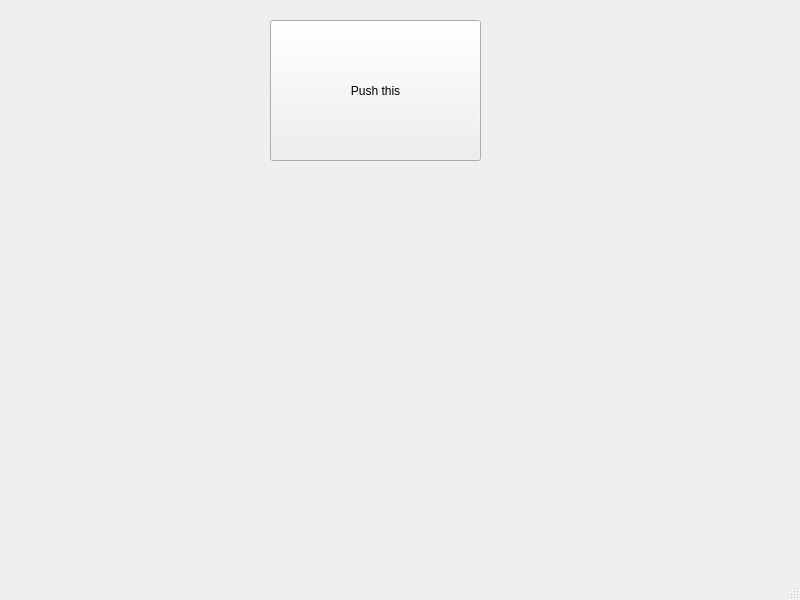
<?xml version="1.0" encoding="UTF-8"?>
<ui version="4.0">
 <class>MainWindow</class>
 <widget class="QMainWindow" name="MainWindow">
  <property name="geometry">
   <rect>
    <x>0</x>
    <y>0</y>
    <width>800</width>
    <height>600</height>
   </rect>
  </property>
  <property name="windowTitle">
   <string>MainWindow</string>
  </property>
  <widget class="QWidget" name="centralwidget">
   <widget class="QPushButton" name="Test_button">
    <property name="geometry">
     <rect>
      <x>270</x>
      <y>20</y>
      <width>211</width>
      <height>141</height>
     </rect>
    </property>
    <property name="text">
     <string>Push this</string>
    </property>
   </widget>
  </widget>
  <widget class="QMenuBar" name="menubar">
   <property name="geometry">
    <rect>
     <x>0</x>
     <y>0</y>
     <width>800</width>
     <height>22</height>
    </rect>
   </property>
  </widget>
  <widget class="QStatusBar" name="statusbar"/>
 </widget>
 <resources/>
 <connections/>
</ui>
